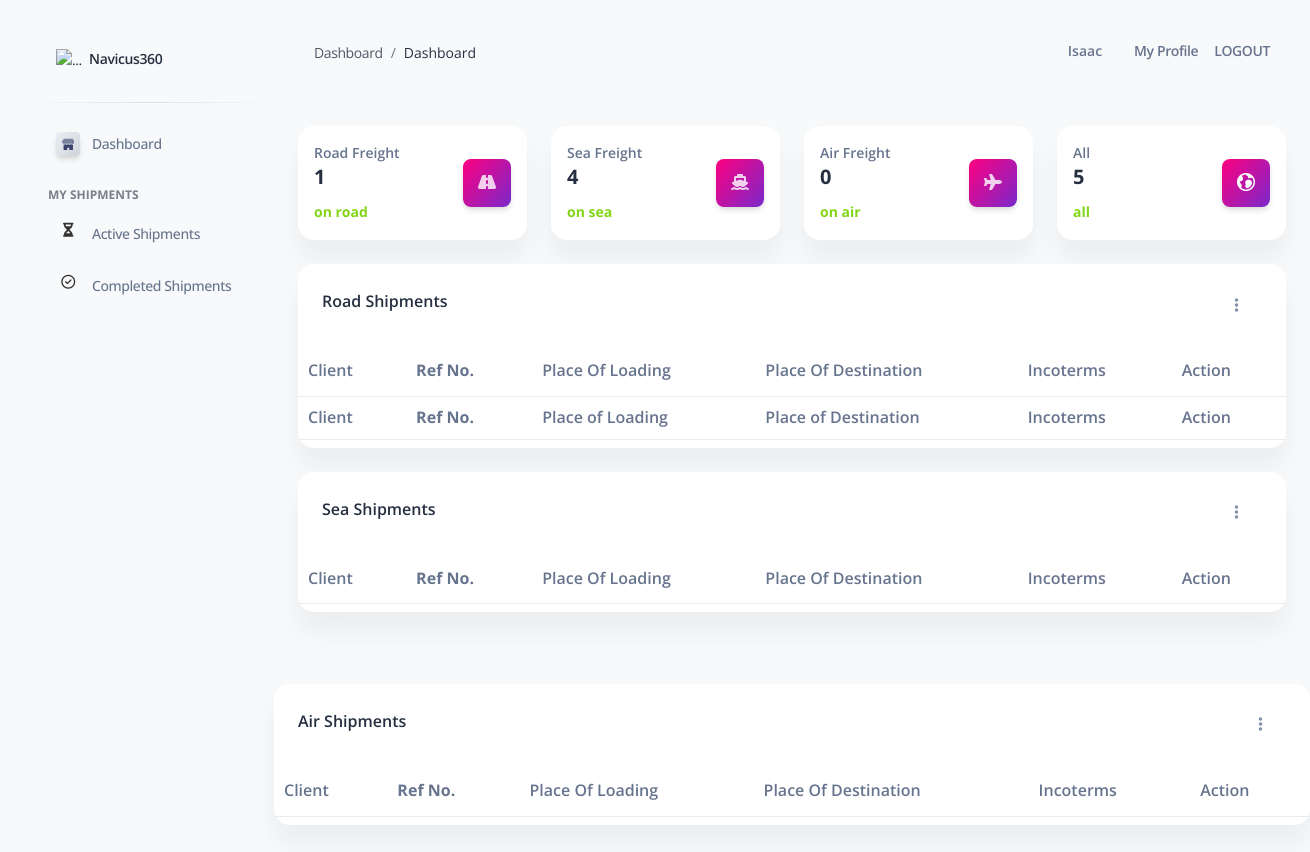
The page /keyuser/index_completed/ (signed in) on the database as committed earlier.
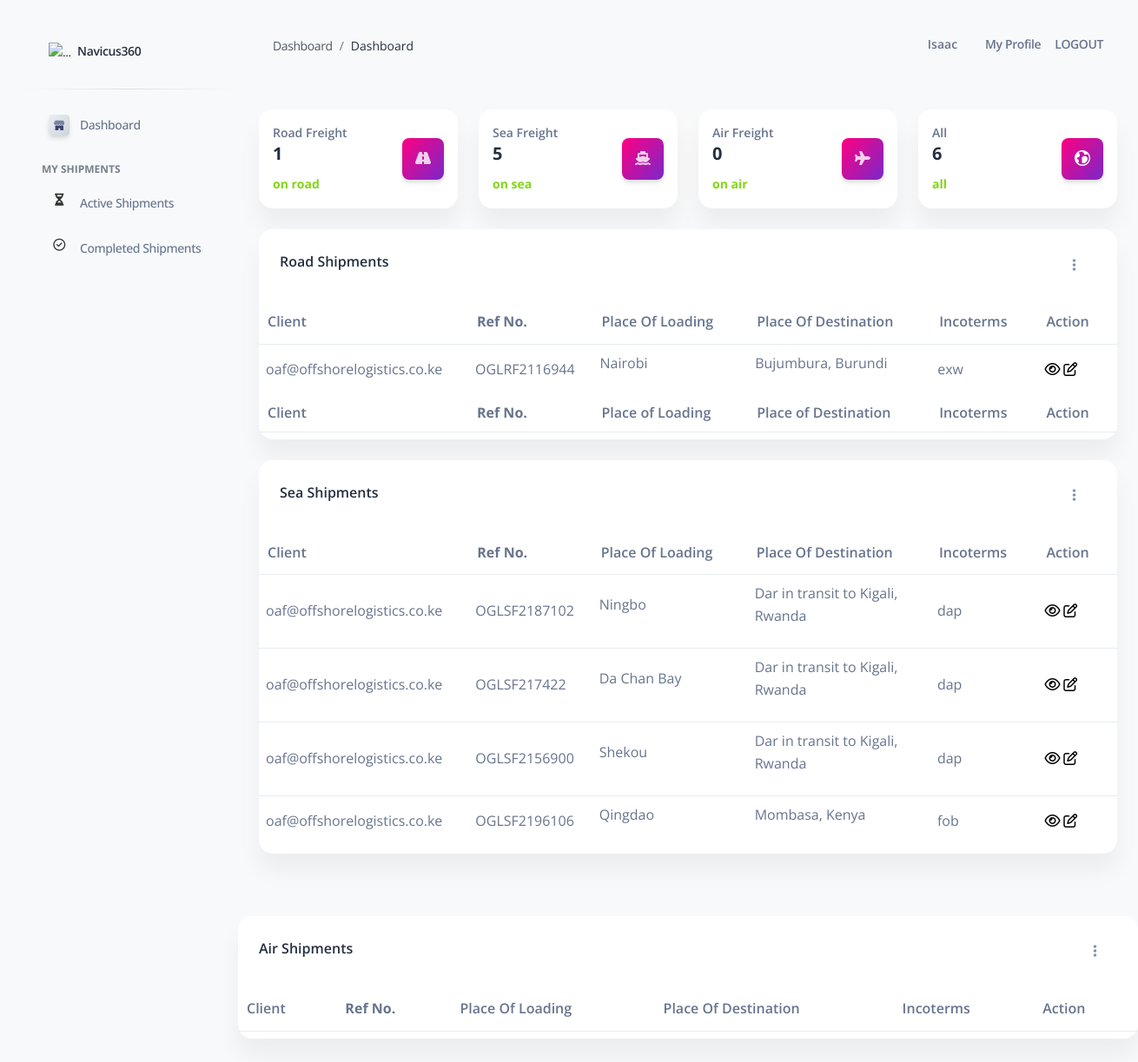
The same page on the database as committed later.
### shipments/models.py (models this page shows, shortened)
class RoadFreightShip(models.Model):
    staff = models.ForeignKey(Account,
                            on_delete=models.CASCADE,
                            related_name='staff_user_road')
    owner = models.CharField(max_length = 1000)
    refno = models.CharField(max_length = 1000)
    son = models.CharField(max_length = 1000)
    consignee = models.CharField(max_length = 1000)
    customerref = models.CharField(max_length=1000, default='000')
    shippingline = models.CharField(max_length=1000, default='000')
    billofnumber = models.CharField(max_length=1000)
    incoterms = models.CharField(max_length=1000)
    cargo_description = models.CharField(max_length=2000)
    placeofloading = models.CharField(max_length=2000)
    placeofdelivery= models.CharField(max_length=2000)
    cargoload = models.CharField(max_length=2000)
    current_etd = models.CharField(max_length=100, null=True, blank=True)
    current_eta = models.CharField(max_length=100, null=True, blank=True)
    current_sailingstatus = models.CharField(max_length=100, null=True, blank=True)
    shippingstatus = models.CharField(max_length=100, null=True, blank=True,default='in-progress')

class SeaFreightShip(models.Model):
    staff = models.ForeignKey(Account,
                            on_delete=models.CASCADE,
                            related_name='staff_user_sea')
    owner = models.CharField(max_length = 1000)
    refno = models.CharField(max_length = 1000)
    son = models.CharField(max_length = 1000)
    consignee = models.CharField(max_length = 1000)
    billofnumber = models.CharField(max_length=1000)
    customerref = models.CharField(max_length=1000, default='000')
    shippingline = models.CharField(max_length=1000, default='000')
    incoterms = models.CharField(max_length=1000)
    cargo_description = models.CharField(max_length=2000)
    placeofloading = models.CharField(max_length=2000)
    placeofdelivery= models.CharField(max_length=2000)
    containersize = models.CharField(blank=True,max_length=2000)
    unitsize = models.IntegerField()
    unittype = models.CharField(max_length=100)
    current_etd = models.CharField(max_length=100, null=True, blank=True)
    current_eta = models.CharField(max_length=100, null=True, blank=True)
    current_sailingstatus = models.CharField(max_length=100, null=True, blank=True)
    shippingstatus = models.CharField(max_length=100, null=True, blank=True, default='in-progress')

### keyuser/views.py (the view)
# urls.py: path('index_completed/',home2 ,name='completed_shipments'),
def home2(request):
    roadfreight = RoadFreightShip.objects.filter( staff= request.user)
    seafreight = SeaFreightShip.objects.filter( staff= request.user)
    airfreight = AirFreightShip.objects.filter( staff= request.user)
    rno = len(roadfreight)
    sno = len(seafreight)
    airno = len(airfreight)
    allno = rno+sno+airno
    return render(request,"index_completed.html",{"group":"staff","context":roadfreight,
    "context2":seafreight,"context3":airfreight,"airno":airno,"sno":sno,"rno":rno,
    "allno":allno,"sidebar":"false"})

### fielduser/templates/index_completed.html (shortened to what the changed rows need)
{% extends "base.html" %}
{% load static %}
{% load crispy_forms_tags %}
{% block content %}
<div class="container-fluid py-4">
  <div class="row mt-4">
    <div class="col-xl-3 col-sm-6 mb-xl-0 mb-4">
      <div class="card">
        <div class="card-body p-3">
          <div class="row">
            <div class="col-7">
              <div class="numbers">
                <p class="text-sm mb-0 text-capitalize font-weight-bold">Sea Freight</p>
                <h5 class="font-weight-bolder">{{sno}}</h5>
                <span class="text-success text-sm font-weight-bolder">on sea</span>
              </div>
            </div>
          </div>
        </div>
      </div>
    </div>
    <div class="col-xl-3 col-sm-6">
      <div class="card">
        <div class="card-body p-3">
          <div class="row">
            <div class="col-7">
              <div class="numbers">
                <p class="text-sm mb-0 text-capitalize font-weight-bold">All</p>
                <h5 class="font-weight-bolder">{{allno}}</h5>
                <span class="text-success text-sm font-weight-bolder">all</span>
              </div>
            </div>
          </div>
        </div>
      </div>
    </div>
  </div>
  <div class="row my-4">
    <div class="col-sm-12">
      <div class="card">
        <div class="card-body px-0 pb-2">
          <div class="table-responsive">
            <table class="table align-items-center mb-0" id="roadtable">
              <thead>
                <tr>
                    <th>Client</th>
                    <th><b>Ref No.</th>
                    <th>Place of Loading</th>
                    <th>Place of Destination</th>
                    <th>Incoterms</th>
                    <th>Action</b></th>
                </tr>
            </thead>
            <tbody>
              {% for item in context %}
              {% if item.shippingstatus == 'Completed' %}
              <tr>
                <td>
                  {{ item.owner }}
                  </td>
                <td>
                {{ item.refno }}
                </td>
                <td>
                {{item.placeofloading|wordwrap:25|linebreaks}}
                </td>
                <td>
                {{item.placeofdelivery|wordwrap:25|linebreaks}}
                </td>
                <td>
                  {{item.incoterms}}
                </td>
                <td><a href="/fielduser/view/{{item.id}}/{{item.refno}}/"><i class="fa fa-eye"></i></a>
                  <a href="/fielduser/edit/{{item.id}}/{{item.refno}}/"><i class="fa fa-edit"></i></a>
                </td>
              </tr>
              {% endif %}
              {% endfor %}
            </tbody>
            <tfoot>
              <tr>
                <th>Client</th>
                <th><b>Ref No.</b></th>
                <th>Place of Loading</th>
                <th>Place of Destination</th>
                <th>Incoterms</th>
                <th>Action</b></th>
              </tr>
          </tfoot>
            </table>
          </div>
        </div>
      </div>
    </div>
  </div>
  <div class="row my-4">
    <div class="col-sm-12">
      <div class="card">
        <div class="card-body px-0 pb-2">
          <div class="table-responsive">
            <table class="table align-items-center mb-0" id="seatable">
              <thead>
                <tr>
                  <th>Client</th>
                    <th><b>Ref No.</th>
                    <th>Place of Loading</th>
                    <th>Place of Destination</th>
                    <th>Incoterms</th>
                    <th>Action</b></th>
                </tr>
            </thead>
            <tbody>
              {% for item in context2 %}
              {% if item.shippingstatus == 'Completed' %}
              <tr>
                <td>
                  {{ item.owner }}
                  </td>
                <td>
                {{ item.refno }}
                </td>
                <td>
                {{item.placeofloading|wordwrap:25|linebreaks}}
                </td>
                <td>
                {{item.placeofdelivery|wordwrap:25|linebreaks}}
                </td>
                <td>
                  {{item.incoterms}}
                </td>
                <td><a href="/fielduser/view2/{{item.id}}/{{item.refno}}/"><i class="fa fa-eye"></i></a>
                  <a href="/fielduser/edit2/{{item.id}}/{{item.refno}}/"><i class="fa fa-edit"></i></a>
                </td>
              </tr>
              {% endif %}
              {% endfor %}
            </tbody>
            </table>
          </div>
        </div>
      </div>
    </div>
    </div>
  </div>
  <div class="row my-4">
    <div class="col-sm-12">
      <div class="card">
        <div class="card-body px-0 pb-2">
          <div class="table-responsive">
            <table class="table align-items-center mb-0 id" id="airtable">
              <thead>
                <tr>
                  <th>Client</th>
                    <th><b>Ref No.</th>
                    <th>Place of Loading</th>
                    <th>Place of Destination</th>
                    <th>Incoterms</th>
                    <th>Action</b></th>
                </tr>
            </thead>
            </table>
          </div>
        </div>
      </div>
    </div>
  </div>
{% endblock content %}

Rows that differ between the two databases and show on the page:
now on this page (row edited): RoadFreightShip: owner "oaf@offshorelogistics.co.ke", refno "OGLRF2116944", placeofloading "Nairobi", placeofdelivery "Bujumbura, Burundi", incoterms "exw"
now on this page (row edited): SeaFreightShip: owner "oaf@offshorelogistics.co.ke", refno "OGLSF2187102", placeofloading "Ningbo", placeofdelivery "Dar in transit to Kigali, Rwanda", incoterms "dap"
now on this page (row edited): SeaFreightShip: owner "oaf@offshorelogistics.co.ke", refno "OGLSF217422", placeofloading "Da Chan Bay", placeofdelivery "Dar in transit to Kigali, Rwanda", incoterms "dap"
now on this page (row edited): SeaFreightShip: owner "oaf@offshorelogistics.co.ke", refno "OGLSF2156900", placeofloading "Shekou", placeofdelivery "Dar in transit to Kigali, Rwanda", incoterms "dap"
now on this page (row edited): SeaFreightShip: owner "oaf@offshorelogistics.co.ke", refno "OGLSF2196106", placeofloading "Qingdao", placeofdelivery "Mombasa, Kenya", incoterms "fob"
Other text that changed with them:
{{ sno }}: "4" → "5"
{{ allno }}: "5" → "6"
